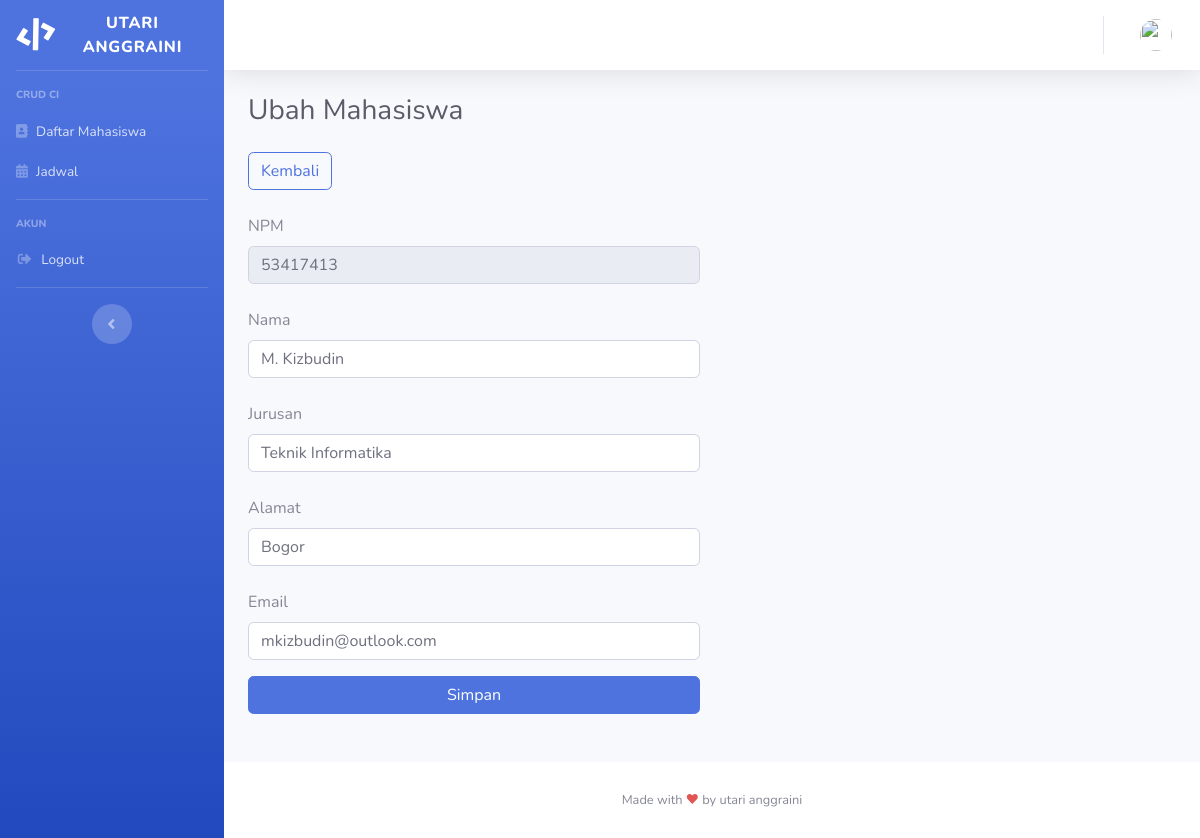
/mahasiswa/ubahmhs/6, run on the app's committed database.
### tables this page shows
CREATE TABLE `tb_mahasiswa` (
  `id` int(11) NOT NULL,
  `image` varchar(150) NOT NULL,
  `npm` varchar(15) NOT NULL,
  `nama` varchar(30) NOT NULL,
  `jurusan` varchar(100) NOT NULL,
  `alamat` varchar(150) NOT NULL,
  `email` varchar(100) NOT NULL
);

### application/controllers/Mahasiswa.php (called while the page is built, shortened)
<?php
class Mahasiswa extends CI_Controller
{
    public function __construct()
    {
        $this->load->model('Mahasiswa_model');
    }
    public function ubahMhs($id)
    {
        $data['title'] = 'Ubah Mahasiswa';
        $data['user'] = $this->db->get_where('user', ['username' => $this->session->userdata('username')])->row_array();
        $data['mahasiswa'] = $this->Mahasiswa_model->getMahasiswaById($id);
        $this->form_validation->set_rules('npm', 'npm', 'required');
        $this->form_validation->set_rules('nama', 'Nama', 'required');
        $this->form_validation->set_rules('jurusan', 'Jurusan', 'required');
        $this->form_validation->set_rules('alamat', 'Alamat', 'required');
        $this->form_validation->set_rules('email', 'Email', 'required|valid_email');
        if ($this->form_validation->run() == false) {
            $this->load->view('templates/header', $data);
            $this->load->view('templates/sidebar', $data);
            $this->load->view('templates/topbar', $data);
            $this->load->view('mahasiswa/ubahmhs', $data);
            $this->load->view('templates/footer');
        } else {
            $this->Mahasiswa_model->ubahMahasiswa();
            $this->session->set_flashdata('message', '<div class="alert alert-warning" role="alert">Data Mahasiswa <b>Berhasil</b> diubah!</div>');
            redirect('mahasiswa');
        }
    }
}

### index.php (called while the page is built, shortened)
<?php
require_once BASEPATH.'core/CodeIgniter.php';

### application/models/Mahasiswa_model.php (called while the page is built, shortened)
<?php
class Mahasiswa_model extends CI_model
{
    public function getMahasiswaById($id)
    {
        return $this->db->get_where('tb_mahasiswa', ['id' => $id])->row_array();
    }
}

### application/views/mahasiswa/ubahmhs.php (the view, shortened to what this page needs)
<div class="container-fluid">
    <h1 class="h3 mb-4 text-gray-800"><?= $title; ?></h1>
    <div class="row mb-5">
        <div class="col-lg-6">
            <a class="btn btn-outline-primary" href="<?= base_url('mahasiswa') ?>" role="button">Kembali</a>
            <form action="" method="post">
                <div class="form-group mt-4">
                    <label for="">NPM</label>
                    <input type="text" class="form-control" name="npm" id="npm" value="<?= $mahasiswa['npm'] ?>" readonly>
                </div>
                <div class="form-group mt-4">
                    <label for="">Nama</label>
                    <input type="text" class="form-control" name="nama" id="nama" value="<?= $mahasiswa['nama'] ?>">
                </div>
                <div class="form-group mt-4">
                    <label for="">Jurusan</label>
                    <input type="text" class="form-control" name="jurusan" id="jurusan" value="<?= $mahasiswa['jurusan'] ?>">
                </div>
                <div class="form-group mt-4">
                    <label for="">Alamat</label>
                    <input type="text" class="form-control" name="alamat" id="alamat" value="<?= $mahasiswa['alamat'] ?>">
                </div>
                <div class="form-group mt-4">
                    <label for="">Email</label>
                    <input type="text" class="form-control" name="email" id="email" value="<?= $mahasiswa['email'] ?>">
                </div>
                <button type="submit" class="btn btn-primary btn-block">Simpan</button>
            </form>
        </div>
    </div>
</div>
</div>

### data on the page
tb_mahasiswa: npm "53417413", nama "M. Kizbudin", jurusan "Teknik Informatika", alamat "Bogor", email "mkizbudin@outlook.com"

### other printed values
$title "Ubah Mahasiswa"
